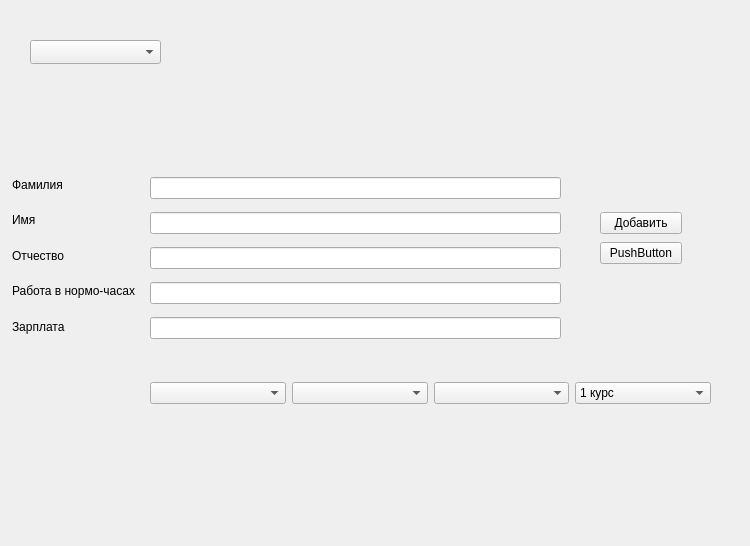
<?xml version="1.0" encoding="UTF-8"?>
<ui version="4.0">
 <class>adding</class>
 <widget class="QWidget" name="adding">
  <property name="enabled">
   <bool>true</bool>
  </property>
  <property name="geometry">
   <rect>
    <x>0</x>
    <y>0</y>
    <width>750</width>
    <height>546</height>
   </rect>
  </property>
  <property name="minimumSize">
   <size>
    <width>750</width>
    <height>546</height>
   </size>
  </property>
  <property name="maximumSize">
   <size>
    <width>750</width>
    <height>546</height>
   </size>
  </property>
  <property name="windowTitle">
   <string>Изменение</string>
  </property>
  <widget class="QWidget" name="layoutWidget">
   <property name="geometry">
    <rect>
     <x>600</x>
     <y>210</y>
     <width>82</width>
     <height>56</height>
    </rect>
   </property>
   <layout class="QVBoxLayout" name="verticalLayout_2">
    <item>
     <widget class="QPushButton" name="pushButton">
      <property name="text">
       <string>Добавить</string>
      </property>
     </widget>
    </item>
    <item>
     <widget class="QPushButton" name="pushButton_2">
      <property name="text">
       <string>PushButton</string>
      </property>
     </widget>
    </item>
   </layout>
  </widget>
  <widget class="QWidget" name="layoutWidget">
   <property name="geometry">
    <rect>
     <x>150</x>
     <y>170</y>
     <width>411</width>
     <height>176</height>
    </rect>
   </property>
   <layout class="QVBoxLayout" name="verticalLayout">
    <item>
     <widget class="QLineEdit" name="lineEdit"/>
    </item>
    <item>
     <widget class="QLineEdit" name="lineEdit_2"/>
    </item>
    <item>
     <widget class="QLineEdit" name="lineEdit_3"/>
    </item>
    <item>
     <widget class="QLineEdit" name="lineEdit_4"/>
    </item>
    <item>
     <widget class="QLineEdit" name="lineEdit_5"/>
    </item>
   </layout>
  </widget>
  <widget class="QComboBox" name="comboBox_2">
   <property name="geometry">
    <rect>
     <x>30</x>
     <y>40</y>
     <width>131</width>
     <height>24</height>
    </rect>
   </property>
  </widget>
  <widget class="QWidget" name="layoutWidget">
   <property name="geometry">
    <rect>
     <x>12</x>
     <y>170</y>
     <width>131</width>
     <height>171</height>
    </rect>
   </property>
   <layout class="QVBoxLayout" name="verticalLayout_3">
    <item>
     <widget class="QLabel" name="label">
      <property name="text">
       <string>Фамилия</string>
      </property>
     </widget>
    </item>
    <item>
     <widget class="QLabel" name="label_2">
      <property name="text">
       <string>Имя</string>
      </property>
     </widget>
    </item>
    <item>
     <widget class="QLabel" name="label_3">
      <property name="layoutDirection">
       <enum>Qt::LeftToRight</enum>
      </property>
      <property name="text">
       <string>Отчество</string>
      </property>
     </widget>
    </item>
    <item>
     <widget class="QLabel" name="label_4">
      <property name="text">
       <string>Работа в нормо-часах</string>
      </property>
     </widget>
    </item>
    <item>
     <widget class="QLabel" name="label_5">
      <property name="text">
       <string>Зарплата</string>
      </property>
     </widget>
    </item>
   </layout>
  </widget>
  <widget class="QWidget" name="layoutWidget">
   <property name="geometry">
    <rect>
     <x>150</x>
     <y>380</y>
     <width>561</width>
     <height>26</height>
    </rect>
   </property>
   <layout class="QHBoxLayout" name="horizontalLayout">
    <item>
     <widget class="QComboBox" name="comboBox"/>
    </item>
    <item>
     <widget class="QComboBox" name="comboBox_3"/>
    </item>
    <item>
     <widget class="QComboBox" name="comboBox_4"/>
    </item>
    <item>
     <widget class="QComboBox" name="comboBox_5">
      <item>
       <property name="text">
        <string>1 курс</string>
       </property>
      </item>
      <item>
       <property name="text">
        <string>2 курс</string>
       </property>
      </item>
      <item>
       <property name="text">
        <string>3 курс</string>
       </property>
      </item>
      <item>
       <property name="text">
        <string>4 курс</string>
       </property>
      </item>
     </widget>
    </item>
   </layout>
  </widget>
  <widget class="QLabel" name="label_6">
   <property name="geometry">
    <rect>
     <x>180</x>
     <y>140</y>
     <width>49</width>
     <height>16</height>
    </rect>
   </property>
   <property name="text">
    <string/>
   </property>
  </widget>
 </widget>
 <resources/>
 <connections/>
</ui>
